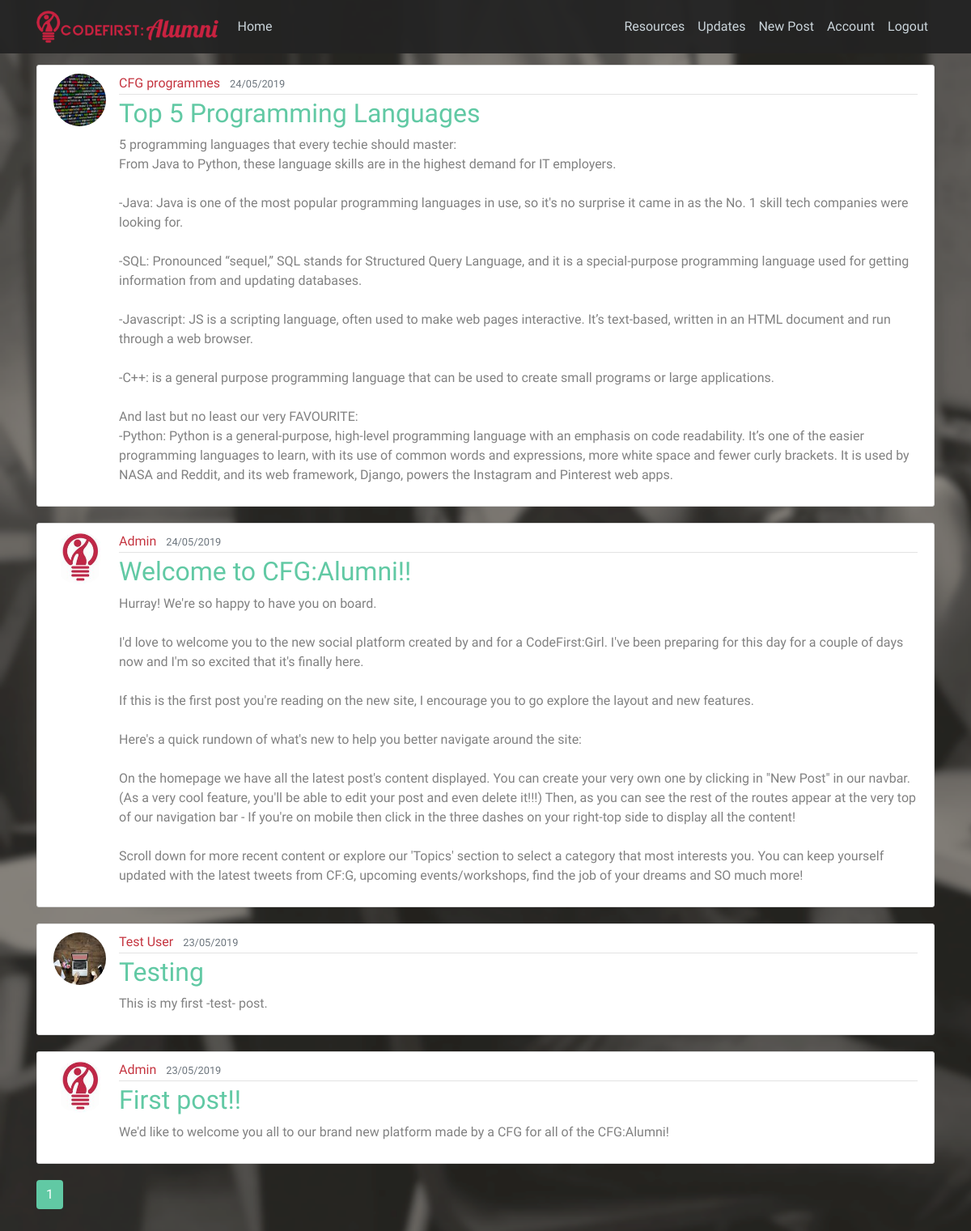
Screenshot of /home (signed in) with the database file from the repository.
### project/models.py (models this page shows, shortened)
class Post(db.Model):
    id = db.Column(db.Integer, primary_key=True)
    title = db.Column(db.String(100), nullable=False)
    date_posted = db.Column(db.DateTime, nullable=False, default=datetime.utcnow) #coordinated universal time
    content = db.Column(db.Text, nullable=False)
    user_id = db.Column(db.Integer, db.ForeignKey('user.id'), nullable=False)#relationship to our user model

class User(db.Model, UserMixin):
    id = db.Column(db.Integer, primary_key=True) #unique id for an user
    username = db.Column(db.String(20), unique=True, nullable=False)
    email = db.Column(db.String(120), unique=True, nullable=False)
    image_file = db.Column(db.String(20), nullable=False, default='default.jpg') #default image
    password = db.Column(db.String(60), nullable=False) #not unique because users can have the same password
    posts = db.relationship('Post', backref='author', lazy=True) # lazy=True loads the data from the db when necessary

### project/routes.py (the view)
@app.route("/home")
@login_required
def home():
    page = request.args.get('page', 1, type=int) #default page
    posts = Post.query.order_by(Post.date_posted.desc()).paginate(page=page, per_page=5) #To grab all the posts from our db and put them in our home page
    return render_template("home.html", posts=posts)#access our data in our template

### project/models.py (called while the page is built)
@login_manager.user_loader
def load_user(user_id):
    return User.query.get(int(user_id))

### project/templates/home.html (shortened to what this page needs)
{% extends "layout.html" %}
{% block content %}
    {% for post in posts.items %}
        <article class="media content-section">
          <img class="rounded-circle article-img" src="{{ url_for('static', filename='profile_pics/') + post.author.image_file }}">
          <div class="media-body">
            <div class="article-metadata">
              <a class="mr-2" href="{{ url_for('user_posts', username=post.author.username) }}">{{ post.author.username }}</a>
              <small class="text-muted">{{ post.date_posted.strftime('%d/%m/%Y') }}</small>
            </div>
            <h2><a class="article-title" href="{{ url_for('post', post_id=post.id) }}">{{ post.title }}</a></h2>
            <p class="article-content">{{ post.content }}</p>
          </div>
        </article>
    {% endfor %}
    {% for page_num in posts.iter_pages(left_edge=1, right_edge=1, left_current=1, right_current=2) %}
     {% if page_num %}
       {% if posts.page == page_num %}
         <a class="btn btn-info mb-4" href="{{ url_for('home', page=page_num) }}">{{ page_num }}</a>
       {% else %}
         <a class="btn btn-outline-info mb-4" href="{{ url_for('home', page=page_num) }}">{{ page_num }}</a>
       {% endif %}
     {% else %}
       ...
     {% endif %}
    {% endfor %}
  <br><br>
{% endblock content %}

### project/static/css/main.css (style rules this page uses)
html { font-family: 'Questrial', sans-serif; }
body { background-image:url("static/images/bg-1.jpg"); background-repeat:no-repeat; background-size: cover; height: 100%; color: #818181; margin-top: 5rem; }
h1, h2, h3, h4, h5, h6 { color: #61c9a4; }
.content-section { background: #ffffff; padding: 10px 20px; border: 1px solid #dddddd; border-radius: 3px; margin-bottom: 20px; }
.article-title { color: #61c9a4; }
.article-content { white-space: pre-line; }
.article-img { height: 65px; width: 65px; margin-right: 16px; }
.article-metadata { padding-bottom: 1px; margin-bottom: 4px; border-bottom: 1px solid #e3e3e3 }

### project/templates/layout.html (style rules this page uses)
body { font-family: 'Questrial', sans-serif; color: #818181; background-image:url("static/images/bg-1.jpg"); background-repeat:no-repeat; background-size: cover; height: 100%; }
h1, h2, h3, h4, h5, h6 { color: #61c9a4; }
.article-title { color: #61c9a4; }
a { color: #c53540; }
.btn, .btn-secondary, .btn-outline-info { background-color: #61c9a4; border: #61c9a4; color: white; }

### rows the page displays
Post: image_file (picture), author.username "CFG programmes", date_posted "24/05/2019", title "Top 5 Programming Languages", content "5 programming languages that every techie should master: From Java to Python, these language skills are in the highest demand for IT employers. -Java: Java is one of the most popular programming languages in use, so it's no surprise it came in as the No. 1 skill tech companies were looking for. -SQL: Pronounced “sequel,” SQL stands for Structured Query Language, and it is a special-purpose programming language used for getting information from and updating databases. -Javascript: JS is a scripting language, often used to make web pages interactive. It’s text-based, written in an HTML document and run through a web browser. -C++: is a general purpose programming language that can be used to…"
Post: image_file (picture), author.username "Admin", date_posted "24/05/2019", title "Welcome to CFG:Alumni!!", content "Hurray! We're so happy to have you on board. I'd love to welcome you to the new social platform created by and for a CodeFirst:Girl. I've been preparing for this day for a couple of days now and I'm so excited that it's finally here. If this is the first post you're reading on the new site, I encourage you to go explore the layout and new features. Here's a quick rundown of what's new to help you better navigate around the site: On the homepage we have all the latest post's content displayed. You can create your very own one by clicking in \"New Post\" in our navbar. (As a very cool feature, you'll be able to edit your post and even delete it!!!) Then, as you can see the rest of the routes…"
Post: image_file (picture), author.username "Test User", date_posted "23/05/2019", title "Testing", content "This is my first -test- post."
Post: image_file (picture), author.username "Admin", date_posted "23/05/2019", title "First post!!", content "We'd like to welcome you all to our brand new platform made by a CFG for all of the CFG:Alumni!"

### other values shown
{{ page_num }} "1"
